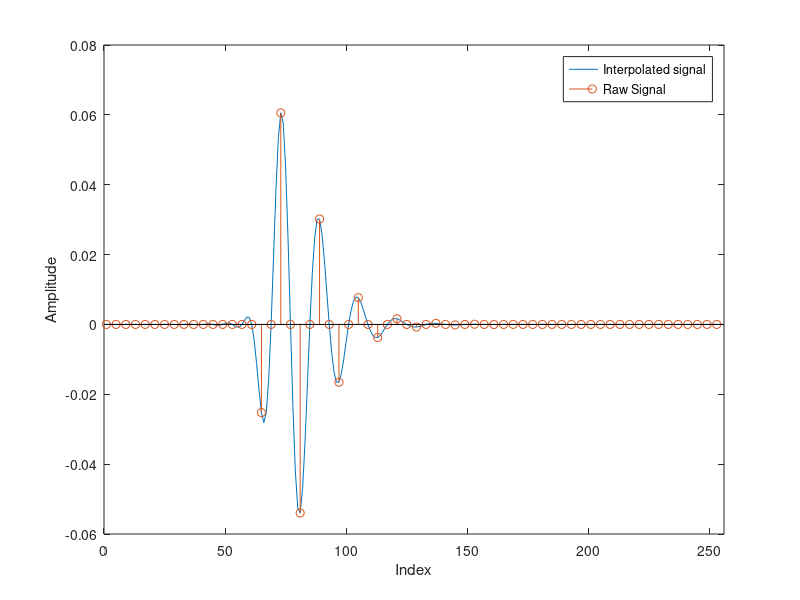

The MATLAB script that drew this image:
% Use of the FFT interpolation 
close all 
clear 
fs = 40*1e6;%fs known
newfs = 160*1e6; %desired fs known
ratio = newfs/fs; %calculate ratio assume even
raw = importdata('ex1_8_interp.txt'); %import data
raw_fft = fft(raw); %calculate fft
%first section of signal = first half of fft 
int_fft(1:length(raw_fft)/2+1)= raw_fft(1:length(raw_fft)/2+1);
%insert number zeros to create signal of length ratio*original signal in
%the mid point of signal
%length
int_fft((length(raw_fft)/2+1):(length(raw)*ratio)-length(raw_fft)/2) = 0;
%later section of signal equals the second half of the original fft
int_fft(length(int_fft):length(int_fft)+length(raw_fft)/2) = raw_fft(length(raw_fft)/2:end);
%take the ifft
int_ifft = ifft(int_fft);
%take real part of signal (small errors may cause imaginary parts)
% & scale amplitude of signal by the ratio
int_sig = real(ratio*int_ifft);
%create x values for plotting
x =1:length(int_ifft);
x2 = 1:ratio:length(int_ifft);
%plot signals
plot(x,int_sig);
hold on
stem(x2,raw);
xlabel('Index')
ylabel('Amplitude')
legend('Interpolated signal','Raw Signal')
xlim([0 256])